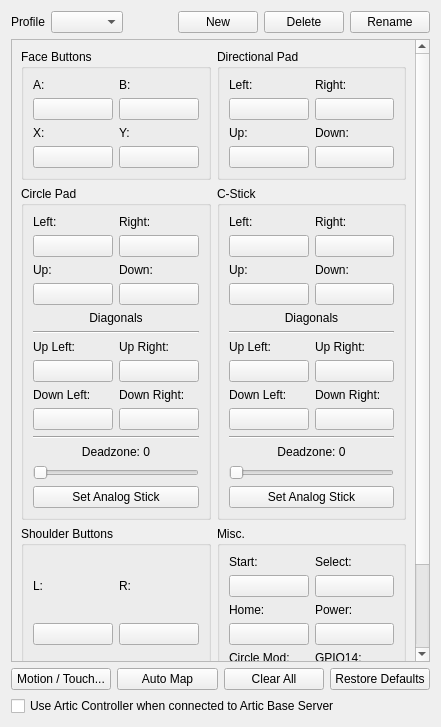
<?xml version="1.0" encoding="UTF-8"?>
<ui version="4.0">
 <class>ConfigureInput</class>
 <widget class="QWidget" name="ConfigureInput">
  <property name="geometry">
   <rect>
    <x>0</x>
    <y>0</y>
    <width>441</width>
    <height>727</height>
   </rect>
  </property>
  <property name="windowTitle">
   <string>ConfigureInput</string>
  </property>
  <layout class="QVBoxLayout" name="rootLayout">
   <item>
    <layout class="QHBoxLayout" name="horizontalLayout_3">
     <item>
      <widget class="QLabel" name="label_5">
       <property name="text">
        <string>Profile</string>
       </property>
      </widget>
     </item>
     <item>
      <widget class="QComboBox" name="profile"/>
     </item>
     <item>
      <spacer name="horizontalSpacer_2">
       <property name="orientation">
        <enum>Qt::Horizontal</enum>
       </property>
       <property name="sizeHint" stdset="0">
        <size>
         <width>40</width>
         <height>20</height>
        </size>
       </property>
      </spacer>
     </item>
     <item>
      <widget class="QPushButton" name="buttonNew">
       <property name="text">
        <string>New</string>
       </property>
      </widget>
     </item>
     <item>
      <widget class="QPushButton" name="buttonDelete">
       <property name="text">
        <string>Delete</string>
       </property>
      </widget>
     </item>
     <item>
      <widget class="QPushButton" name="buttonRename">
       <property name="text">
        <string>Rename</string>
       </property>
      </widget>
     </item>
    </layout>
   </item>
   <item>
    <widget class="QScrollArea" name="scrollArea">
     <property name="widgetResizable">
      <bool>true</bool>
     </property>
     <widget class="QWidget" name="scrollAreaContents">
      <layout class="QVBoxLayout" name="verticalLayout_5">
       <item>
        <layout class="QGridLayout" name="gridLayout_7">
         <item row="2" column="0">
          <widget class="QGroupBox" name="faceButtons_3">
           <property name="title">
            <string>Shoulder Buttons</string>
           </property>
           <property name="flat">
            <bool>false</bool>
           </property>
           <property name="checkable">
            <bool>false</bool>
           </property>
           <layout class="QGridLayout" name="gridLayout_3">
            <item row="1" column="1">
             <layout class="QVBoxLayout" name="verticalLayout_16">
              <item>
               <widget class="QLabel" name="label_18">
                <property name="text">
                 <string>ZR:</string>
                </property>
               </widget>
              </item>
              <item>
               <widget class="QPushButton" name="buttonZR">
                <property name="text">
                 <string/>
                </property>
               </widget>
              </item>
             </layout>
            </item>
            <item row="0" column="0">
             <layout class="QVBoxLayout" name="verticalLayout_13">
              <item>
               <widget class="QLabel" name="label_17">
                <property name="text">
                 <string>L:</string>
                </property>
               </widget>
              </item>
              <item>
               <widget class="QPushButton" name="buttonL">
                <property name="text">
                 <string/>
                </property>
               </widget>
              </item>
             </layout>
            </item>
            <item row="1" column="0">
             <layout class="QVBoxLayout" name="verticalLayout_15">
              <item>
               <widget class="QLabel" name="label_20">
                <property name="text">
                 <string>ZL:</string>
                </property>
               </widget>
              </item>
              <item>
               <widget class="QPushButton" name="buttonZL">
                <property name="text">
                 <string/>
                </property>
               </widget>
              </item>
             </layout>
            </item>
            <item row="0" column="1">
             <layout class="QVBoxLayout" name="verticalLayout_14">
              <item>
               <widget class="QLabel" name="label_19">
                <property name="text">
                 <string>R:</string>
                </property>
               </widget>
              </item>
              <item>
               <widget class="QPushButton" name="buttonR">
                <property name="text">
                 <string/>
                </property>
               </widget>
              </item>
             </layout>
            </item>
           </layout>
          </widget>
         </item>
         <item row="0" column="0">
          <widget class="QGroupBox" name="faceButtons">
           <property name="title">
            <string>Face Buttons</string>
           </property>
           <property name="flat">
            <bool>false</bool>
           </property>
           <property name="checkable">
            <bool>false</bool>
           </property>
           <layout class="QGridLayout" name="gridLayout">
            <item row="1" column="1">
             <layout class="QVBoxLayout" name="verticalLayout_4">
              <item>
               <widget class="QLabel" name="label_4">
                <property name="text">
                 <string>Y:</string>
                </property>
               </widget>
              </item>
              <item>
               <widget class="QPushButton" name="buttonY">
                <property name="text">
                 <string/>
                </property>
               </widget>
              </item>
             </layout>
            </item>
            <item row="1" column="0">
             <layout class="QVBoxLayout" name="verticalLayout_3">
              <item>
               <widget class="QLabel" name="label_3">
                <property name="text">
                 <string>X:</string>
                </property>
               </widget>
              </item>
              <item>
               <widget class="QPushButton" name="buttonX">
                <property name="text">
                 <string/>
                </property>
               </widget>
              </item>
             </layout>
            </item>
            <item row="0" column="1">
             <layout class="QVBoxLayout" name="verticalLayout_2">
              <item>
               <widget class="QLabel" name="label_2">
                <property name="text">
                 <string>B:</string>
                </property>
               </widget>
              </item>
              <item>
               <widget class="QPushButton" name="buttonB">
                <property name="text">
                 <string/>
                </property>
               </widget>
              </item>
             </layout>
            </item>
            <item row="0" column="0">
             <layout class="QVBoxLayout" name="verticalLayout">
              <item>
               <widget class="QLabel" name="label">
                <property name="text">
                 <string>A:</string>
                </property>
               </widget>
              </item>
              <item>
               <widget class="QPushButton" name="buttonA">
                <property name="text">
                 <string/>
                </property>
               </widget>
              </item>
             </layout>
            </item>
           </layout>
          </widget>
         </item>
         <item row="0" column="1">
          <widget class="QGroupBox" name="faceButtons_2">
           <property name="title">
            <string>Directional Pad</string>
           </property>
           <property name="flat">
            <bool>false</bool>
           </property>
           <property name="checkable">
            <bool>false</bool>
           </property>
           <layout class="QGridLayout" name="gridLayout_2">
            <item row="1" column="0">
             <layout class="QVBoxLayout" name="verticalLayout_12">
              <item>
               <widget class="QLabel" name="label_34">
                <property name="text">
                 <string>Up:</string>
                </property>
               </widget>
              </item>
              <item>
               <widget class="QPushButton" name="buttonDpadUp">
                <property name="text">
                 <string/>
                </property>
               </widget>
              </item>
             </layout>
            </item>
            <item row="1" column="1">
             <layout class="QVBoxLayout" name="verticalLayout_9">
              <item>
               <widget class="QLabel" name="label_35">
                <property name="text">
                 <string>Down:</string>
                </property>
               </widget>
              </item>
              <item>
               <widget class="QPushButton" name="buttonDpadDown">
                <property name="text">
                 <string/>
                </property>
               </widget>
              </item>
             </layout>
            </item>
            <item row="0" column="0">
             <layout class="QVBoxLayout" name="verticalLayout_10">
              <item>
               <widget class="QLabel" name="label_32">
                <property name="text">
                 <string>Left:</string>
                </property>
               </widget>
              </item>
              <item>
               <widget class="QPushButton" name="buttonDpadLeft">
                <property name="text">
                 <string/>
                </property>
               </widget>
              </item>
             </layout>
            </item>
            <item row="0" column="1">
             <layout class="QVBoxLayout" name="verticalLayout_11">
              <item>
               <widget class="QLabel" name="label_33">
                <property name="text">
                 <string>Right:</string>
                </property>
               </widget>
              </item>
              <item>
               <widget class="QPushButton" name="buttonDpadRight">
                <property name="text">
                 <string/>
                </property>
               </widget>
              </item>
             </layout>
            </item>
           </layout>
          </widget>
         </item>
         <item row="2" column="1">
          <widget class="QGroupBox" name="faceButtons_6">
           <property name="title">
            <string>Misc.</string>
           </property>
           <property name="flat">
            <bool>false</bool>
           </property>
           <property name="checkable">
            <bool>false</bool>
           </property>
           <layout class="QGridLayout" name="gridLayout_6">
            <item row="0" column="0">
             <layout class="QVBoxLayout" name="verticalLayout_25">
              <item>
               <widget class="QLabel" name="label_29">
                <property name="text">
                 <string>Start:</string>
                </property>
               </widget>
              </item>
              <item>
               <widget class="QPushButton" name="buttonStart">
                <property name="text">
                 <string/>
                </property>
               </widget>
              </item>
             </layout>
            </item>
            <item row="0" column="1">
             <layout class="QVBoxLayout" name="verticalLayout_26">
              <item>
               <widget class="QLabel" name="label_30">
                <property name="text">
                 <string>Select:</string>
                </property>
               </widget>
              </item>
              <item>
               <widget class="QPushButton" name="buttonSelect">
                <property name="text">
                 <string/>
                </property>
               </widget>
              </item>
             </layout>
            </item>
            <item row="1" column="0">
             <layout class="QVBoxLayout" name="verticalLayout_27">
              <item>
               <widget class="QLabel" name="label_31">
                <property name="text">
                 <string>Home:</string>
                </property>
               </widget>
              </item>
              <item>
               <widget class="QPushButton" name="buttonHome">
                <property name="text">
                 <string/>
                </property>
               </widget>
              </item>
             </layout>
            </item>
            <item row="1" column="1">
             <layout class="QVBoxLayout" name="verticalLayout_34">
              <item>
               <widget class="QLabel" name="label_37">
                <property name="text">
                 <string>Power:</string>
                </property>
               </widget>
              </item>
              <item>
               <widget class="QPushButton" name="buttonPower">
                <property name="text">
                 <string/>
                </property>
               </widget>
              </item>
             </layout>
            </item>
            <item row="2" column="0">
             <layout class="QVBoxLayout" name="verticalLayout_28">
              <item>
               <widget class="QLabel" name="label_36">
                <property name="text">
                 <string>Circle Mod:</string>
                </property>
               </widget>
              </item>
              <item>
               <widget class="QPushButton" name="buttonCircleMod">
                <property name="text">
                 <string/>
                </property>
               </widget>
              </item>
             </layout>
            </item>
            <item row="2" column="1">
             <layout class="QVBoxLayout" name="verticalLayout_33">
              <item>
               <widget class="QLabel" name="label_41">
                <property name="text">
                 <string>GPIO14:</string>
                </property>
               </widget>
              </item>
              <item>
               <widget class="QPushButton" name="buttonGpio14">
                <property name="text">
                 <string/>
                </property>
               </widget>
              </item>
             </layout>
            </item>
            <item row="3" column="0">
             <layout class="QVBoxLayout" name="verticalLayout_32">
              <item>
               <widget class="QLabel" name="label_40">
                <property name="text">
                 <string>Debug:</string>
                </property>
               </widget>
              </item>
              <item>
               <widget class="QPushButton" name="buttonDebug">
                <property name="text">
                 <string/>
                </property>
               </widget>
              </item>
             </layout>
            </item>
           </layout>
          </widget>
         </item>
         <item row="1" column="0">
          <widget class="QGroupBox" name="faceButtons_4">
           <property name="title">
            <string>Circle Pad</string>
           </property>
           <property name="flat">
            <bool>false</bool>
           </property>
           <property name="checkable">
            <bool>false</bool>
           </property>
           <layout class="QGridLayout" name="gridLayout_4">
            <item row="11" column="2">
             <widget class="QPushButton" name="buttonCircleUpRight">
              <property name="text">
               <string/>
              </property>
             </widget>
            </item>
            <item row="10" column="1" rowspan="2">
             <layout class="QVBoxLayout" name="verticalLayout_7">
              <item>
               <widget class="QLabel" name="label_6">
                <property name="text">
                 <string>Up Left:</string>
                </property>
               </widget>
              </item>
              <item>
               <widget class="QPushButton" name="buttonCircleUpLeft">
                <property name="toolTip">
                 <string/>
                </property>
                <property name="text">
                 <string/>
                </property>
               </widget>
              </item>
             </layout>
            </item>
            <item row="0" column="1">
             <layout class="QVBoxLayout" name="verticalLayout_17">
              <item>
               <widget class="QLabel" name="label_21">
                <property name="text">
                 <string>Left:</string>
                </property>
               </widget>
              </item>
              <item>
               <widget class="QPushButton" name="buttonCircleLeft">
                <property name="text">
                 <string/>
                </property>
               </widget>
              </item>
             </layout>
            </item>
            <item row="1" column="2">
             <layout class="QVBoxLayout" name="verticalLayout_20">
              <item>
               <widget class="QLabel" name="label_22">
                <property name="text">
                 <string>Down:</string>
                </property>
               </widget>
              </item>
              <item>
               <widget class="QPushButton" name="buttonCircleDown">
                <property name="text">
                 <string/>
                </property>
               </widget>
              </item>
             </layout>
            </item>
            <item row="1" column="1">
             <layout class="QVBoxLayout" name="verticalLayout_19">
              <item>
               <widget class="QLabel" name="label_24">
                <property name="text">
                 <string>Up:</string>
                </property>
               </widget>
              </item>
              <item>
               <widget class="QPushButton" name="buttonCircleUp">
                <property name="text">
                 <string/>
                </property>
               </widget>
              </item>
             </layout>
            </item>
            <item row="20" column="1" colspan="2">
             <layout class="QVBoxLayout" name="sliderCirclePadDeadzoneAndModifierVerticalLayout">
              <item>
               <layout class="QHBoxLayout" name="sliderCirclePadDeadzoneAndModifierHorizontalLayout">
                <property name="sizeConstraint">
                 <enum>QLayout::SetDefaultConstraint</enum>
                </property>
                <item>
                 <widget class="QLabel" name="labelCirclePadDeadzoneAndModifier">
                  <property name="text">
                   <string>Deadzone: 0</string>
                  </property>
                  <property name="alignment">
                   <set>Qt::AlignHCenter</set>
                  </property>
                 </widget>
                </item>
               </layout>
              </item>
              <item>
               <widget class="QSlider" name="sliderCirclePadDeadzoneAndModifier">
                <property name="orientation">
                 <enum>Qt::Horizontal</enum>
                </property>
               </widget>
              </item>
              <item>
               <widget class="QPushButton" name="buttonCircleAnalog">
                <property name="text">
                 <string>Set Analog Stick</string>
                </property>
               </widget>
              </item>
             </layout>
            </item>
            <item row="0" column="2">
             <layout class="QVBoxLayout" name="verticalLayout_18">
              <item>
               <widget class="QLabel" name="label_23">
                <property name="text">
                 <string>Right:</string>
                </property>
               </widget>
              </item>
              <item>
               <widget class="QPushButton" name="buttonCircleRight">
                <property name="text">
                 <string/>
                </property>
               </widget>
              </item>
             </layout>
            </item>
            <item row="10" column="2">
             <layout class="QVBoxLayout" name="verticalLayout_8">
              <item>
               <widget class="QLabel" name="label_7">
                <property name="text">
                 <string>Up Right:</string>
                </property>
               </widget>
              </item>
             </layout>
            </item>
            <item row="4" column="1" colspan="2">
             <layout class="QVBoxLayout" name="verticalLayout_38">
              <property name="sizeConstraint">
               <enum>QLayout::SetDefaultConstraint</enum>
              </property>
              <item>
               <widget class="QLabel" name="label_14">
                <property name="layoutDirection">
                 <enum>Qt::LeftToRight</enum>
                </property>
                <property name="text">
                 <string>Diagonals</string>
                </property>
                <property name="alignment">
                 <set>Qt::AlignCenter</set>
                </property>
               </widget>
              </item>
              <item>
               <widget class="Line" name="line">
                <property name="orientation">
                 <enum>Qt::Horizontal</enum>
                </property>
               </widget>
              </item>
             </layout>
            </item>
            <item row="12" column="2">
             <layout class="QVBoxLayout" name="verticalLayout_30">
              <item>
               <widget class="QLabel" name="label_9">
                <property name="text">
                 <string>Down Right:</string>
                </property>
               </widget>
              </item>
              <item>
               <widget class="QPushButton" name="buttonCircleDownRight">
                <property name="text">
                 <string/>
                </property>
               </widget>
              </item>
             </layout>
            </item>
            <item row="12" column="1">
             <layout class="QVBoxLayout" name="verticalLayout_29">
              <item>
               <widget class="QLabel" name="label_8">
                <property name="text">
                 <string>Down Left:</string>
                </property>
               </widget>
              </item>
              <item>
               <widget class="QPushButton" name="buttonCircleDownLeft">
                <property name="text">
                 <string/>
                </property>
               </widget>
              </item>
             </layout>
            </item>
            <item row="14" column="1" colspan="2">
             <widget class="Line" name="line_3">
              <property name="orientation">
               <enum>Qt::Horizontal</enum>
              </property>
             </widget>
            </item>
           </layout>
          </widget>
         </item>
         <item row="1" column="1">
          <widget class="QGroupBox" name="faceButtons_5">
           <property name="title">
            <string>C-Stick</string>
           </property>
           <property name="flat">
            <bool>false</bool>
           </property>
           <property name="checkable">
            <bool>false</bool>
           </property>
           <layout class="QGridLayout" name="gridLayout_5">
            <item row="1" column="1">
             <layout class="QVBoxLayout" name="verticalLayout_24">
              <item>
               <widget class="QLabel" name="label_26">
                <property name="text">
                 <string>Down:</string>
                </property>
               </widget>
              </item>
              <item>
               <widget class="QPushButton" name="buttonCStickDown">
                <property name="text">
                 <string/>
                </property>
               </widget>
              </item>
             </layout>
            </item>
            <item row="0" column="1">
             <layout class="QVBoxLayout" name="verticalLayout_22">
              <item>
               <widget class="QLabel" name="label_27">
                <property name="text">
                 <string>Right:</string>
                </property>
               </widget>
              </item>
              <item>
               <widget class="QPushButton" name="buttonCStickRight">
                <property name="text">
                 <string/>
                </property>
               </widget>
              </item>
             </layout>
            </item>
            <item row="1" column="0">
             <layout class="QVBoxLayout" name="verticalLayout_23">
              <item>
               <widget class="QLabel" name="label_28">
                <property name="text">
                 <string>Up:</string>
                </property>
               </widget>
              </item>
              <item>
               <widget class="QPushButton" name="buttonCStickUp">
                <property name="text">
                 <string/>
                </property>
               </widget>
              </item>
             </layout>
            </item>
            <item row="0" column="0">
             <layout class="QVBoxLayout" name="verticalLayout_21">
              <item>
               <widget class="QLabel" name="label_25">
                <property name="text">
                 <string>Left:</string>
                </property>
               </widget>
              </item>
              <item>
               <widget class="QPushButton" name="buttonCStickLeft">
                <property name="text">
                 <string/>
                </property>
               </widget>
              </item>
             </layout>
            </item>
            <item row="5" column="1">
             <layout class="QVBoxLayout" name="verticalLayout_35">
              <item>
               <widget class="QLabel" name="label_11">
                <property name="text">
                 <string>Up Right:</string>
                </property>
               </widget>
              </item>
              <item>
               <widget class="QPushButton" name="buttonCStickUpRight">
                <property name="text">
                 <string/>
                </property>
               </widget>
              </item>
             </layout>
            </item>
            <item row="6" column="0">
             <layout class="QVBoxLayout" name="verticalLayout_36">
              <item>
               <widget class="QLabel" name="label_12">
                <property name="text">
                 <string>Down Left:</string>
                </property>
               </widget>
              </item>
              <item>
               <widget class="QPushButton" name="buttonCStickDownLeft">
                <property name="text">
                 <string/>
                </property>
               </widget>
              </item>
             </layout>
            </item>
            <item row="6" column="1">
             <layout class="QVBoxLayout" name="verticalLayout_37">
              <item>
               <widget class="QLabel" name="label_13">
                <property name="text">
                 <string>Down Right:</string>
                </property>
               </widget>
              </item>
              <item>
               <widget class="QPushButton" name="buttonCStickDownRight">
                <property name="text">
                 <string/>
                </property>
               </widget>
              </item>
             </layout>
            </item>
            <item row="5" column="0">
             <layout class="QVBoxLayout" name="verticalLayout_31">
              <item>
               <widget class="QLabel" name="label_10">
                <property name="text">
                 <string>Up Left:</string>
                </property>
               </widget>
              </item>
              <item>
               <widget class="QPushButton" name="buttonCStickUpLeft">
                <property name="text">
                 <string/>
                </property>
               </widget>
              </item>
             </layout>
            </item>
            <item row="4" column="0" colspan="2">
             <layout class="QVBoxLayout" name="verticalLayout_39">
              <item>
               <widget class="QLabel" name="label_15">
                <property name="text">
                 <string>Diagonals</string>
                </property>
                <property name="alignment">
                 <set>Qt::AlignCenter</set>
                </property>
               </widget>
              </item>
              <item>
               <widget class="Line" name="line_2">
                <property name="orientation">
                 <enum>Qt::Horizontal</enum>
                </property>
               </widget>
              </item>
             </layout>
            </item>
            <item row="9" column="0" colspan="2">
             <layout class="QVBoxLayout" name="sliderCStickDeadzoneAndModifierVerticalLayout">
              <property name="sizeConstraint">
               <enum>QLayout::SetDefaultConstraint</enum>
              </property>
              <item>
               <layout class="QHBoxLayout" name="sliderCStickDeadzoneAndModifierHorizontalLayout">
                <item>
                 <widget class="QLabel" name="labelCStickDeadzoneAndModifier">
                  <property name="text">
                   <string>Deadzone: 0</string>
                  </property>
                  <property name="alignment">
                   <set>Qt::AlignHCenter</set>
                  </property>
                 </widget>
                </item>
               </layout>
              </item>
              <item>
               <widget class="QSlider" name="sliderCStickDeadzoneAndModifier">
                <property name="orientation">
                 <enum>Qt::Horizontal</enum>
                </property>
               </widget>
              </item>
              <item>
               <widget class="QPushButton" name="buttonCStickAnalog">
                <property name="text">
                 <string>Set Analog Stick</string>
                </property>
               </widget>
              </item>
             </layout>
            </item>
            <item row="7" column="0" colspan="2">
             <widget class="Line" name="line_4">
              <property name="orientation">
               <enum>Qt::Horizontal</enum>
              </property>
             </widget>
            </item>
           </layout>
          </widget>
         </item>
        </layout>
       </item>
      </layout>
     </widget>
    </widget>
   </item>
   <item>
    <layout class="QVBoxLayout" name="verticalLayout_6">
     <item>
      <layout class="QHBoxLayout" name="horizontalLayout">
       <item>
        <widget class="QPushButton" name="buttonMotionTouch">
         <property name="sizePolicy">
          <sizepolicy hsizetype="Minimum" vsizetype="Fixed">
           <horstretch>0</horstretch>
           <verstretch>0</verstretch>
          </sizepolicy>
         </property>
         <property name="sizeIncrement">
          <size>
           <width>0</width>
           <height>0</height>
          </size>
         </property>
         <property name="baseSize">
          <size>
           <width>0</width>
           <height>0</height>
          </size>
         </property>
         <property name="layoutDirection">
          <enum>Qt::LeftToRight</enum>
         </property>
         <property name="text">
          <string>Motion / Touch...</string>
         </property>
        </widget>
       </item>
       <item>
        <widget class="QPushButton" name="buttonAutoMap">
         <property name="sizePolicy">
          <sizepolicy hsizetype="Minimum" vsizetype="Fixed">
           <horstretch>0</horstretch>
           <verstretch>0</verstretch>
          </sizepolicy>
         </property>
         <property name="sizeIncrement">
          <size>
           <width>0</width>
           <height>0</height>
          </size>
         </property>
         <property name="baseSize">
          <size>
           <width>0</width>
           <height>0</height>
          </size>
         </property>
         <property name="layoutDirection">
          <enum>Qt::LeftToRight</enum>
         </property>
         <property name="text">
          <string>Auto Map</string>
         </property>
        </widget>
       </item>
       <item>
        <widget class="QPushButton" name="buttonClearAll">
         <property name="sizePolicy">
          <sizepolicy hsizetype="Minimum" vsizetype="Fixed">
           <horstretch>0</horstretch>
           <verstretch>0</verstretch>
          </sizepolicy>
         </property>
         <property name="sizeIncrement">
          <size>
           <width>0</width>
           <height>0</height>
          </size>
         </property>
         <property name="baseSize">
          <size>
           <width>0</width>
           <height>0</height>
          </size>
         </property>
         <property name="layoutDirection">
          <enum>Qt::LeftToRight</enum>
         </property>
         <property name="text">
          <string>Clear All</string>
         </property>
        </widget>
       </item>
       <item>
        <widget class="QPushButton" name="buttonRestoreDefaults">
         <property name="sizePolicy">
          <sizepolicy hsizetype="Minimum" vsizetype="Fixed">
           <horstretch>0</horstretch>
           <verstretch>0</verstretch>
          </sizepolicy>
         </property>
         <property name="sizeIncrement">
          <size>
           <width>0</width>
           <height>0</height>
          </size>
         </property>
         <property name="baseSize">
          <size>
           <width>0</width>
           <height>0</height>
          </size>
         </property>
         <property name="layoutDirection">
          <enum>Qt::LeftToRight</enum>
         </property>
         <property name="text">
          <string>Restore Defaults</string>
         </property>
        </widget>
       </item>
      </layout>
     </item>
     <item>
      <widget class="QCheckBox" name="use_artic_controller">
       <property name="text">
        <string>Use Artic Controller when connected to Artic Base Server</string>
       </property>
      </widget>
     </item>
    </layout>
   </item>
  </layout>
 </widget>
 <tabstops>
  <tabstop>profile</tabstop>
  <tabstop>buttonNew</tabstop>
  <tabstop>buttonDelete</tabstop>
  <tabstop>buttonRename</tabstop>
  <tabstop>buttonA</tabstop>
  <tabstop>buttonB</tabstop>
  <tabstop>buttonX</tabstop>
  <tabstop>buttonY</tabstop>
  <tabstop>buttonDpadLeft</tabstop>
  <tabstop>buttonDpadRight</tabstop>
  <tabstop>buttonDpadUp</tabstop>
  <tabstop>buttonDpadDown</tabstop>
  <tabstop>buttonCircleLeft</tabstop>
  <tabstop>buttonCircleRight</tabstop>
  <tabstop>buttonCircleUp</tabstop>
  <tabstop>buttonCircleDown</tabstop>
  <tabstop>sliderCirclePadDeadzoneAndModifier</tabstop>
  <tabstop>buttonCStickLeft</tabstop>
  <tabstop>buttonCStickRight</tabstop>
  <tabstop>buttonCStickUp</tabstop>
  <tabstop>buttonCStickDown</tabstop>
  <tabstop>sliderCStickDeadzoneAndModifier</tabstop>
  <tabstop>buttonL</tabstop>
  <tabstop>buttonR</tabstop>
  <tabstop>buttonZL</tabstop>
  <tabstop>buttonZR</tabstop>
  <tabstop>buttonStart</tabstop>
  <tabstop>buttonSelect</tabstop>
  <tabstop>buttonHome</tabstop>
  <tabstop>buttonCircleMod</tabstop>
  <tabstop>buttonDebug</tabstop>
  <tabstop>buttonGpio14</tabstop>
  <tabstop>buttonMotionTouch</tabstop>
  <tabstop>buttonAutoMap</tabstop>
  <tabstop>buttonClearAll</tabstop>
  <tabstop>buttonRestoreDefaults</tabstop>
 </tabstops>
 <resources/>
 <connections/>
</ui>
